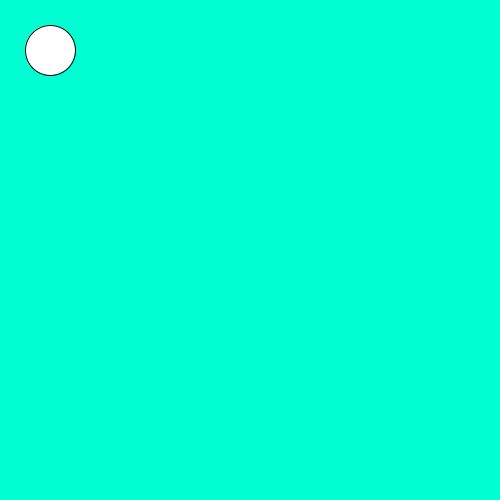
Frame 1 (no input)
Frame 60 (the mouse pressed at the canvas centre just before this capture): identical to frame 1, image omitted
Frame 120 (the mouse held since frame 60 and released just before this capture): identical to frame 1, image omitted

The Processing sketch that drew this single still picture (run headless with seeded random() and noise(); from frame 60 on, the mouse is pressed at the canvas centre):

// Processing sketch: slippery_dot
// ── slippery_dot.pde

 // Make a slippery dot. When you click on the dot it will slide to a new location.
 
 
 // 1. Create three integer variables to represent the x, y, and the size of the ellipse
       
    void setup() {
      // 2. Set the size of your sketch
   size(500,500);
   
    }
    
    void draw() {
    
      // 3. Set the background color of your sketch
       background(#00FFD2);
      // 4. Draw an ellipse using the variables created at the top of the sketch for the location and size of your ellipse. 
      //    Make sure it fits in the window. Change the variables if it does not.
    ellipse(50,50,50,50);
    
    }
    
    /******** This method gets called automatically when you press the mouse ************/
    void mousePressed() {
      //5. Create an integer variable called distance
      getDistanceFromMouse(50,50);
      //6. The getDistanceFromMouse() method below returns a number.
      //   Set the value of your distance variable to the value returned by the getDistance method
      //   You will need to pass the x and y location of your ellipse to this method.
        
          
      //7.  Use an if statement to check if your distance variable is < the radius of the ellipse
      //    If it is, make a new x AND y for the ellipse, for a new random location on the window
      //    Hint: Use code like this      x = (int) random(width);
       
      
    }
    
    /********  This method gives you the number of pixels between the mouse and the x,y point ***********/
    int getDistanceFromMouse(int x, int y) {
      return (int)Math.sqrt(Math.pow((mouseX-x),2) + Math.pow((mouseY-y),2));
    }
